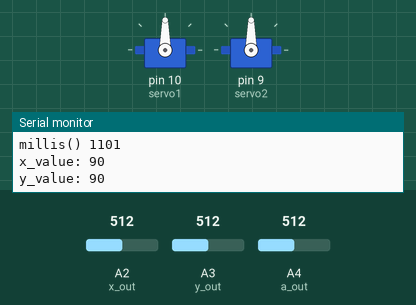
The sketch below on a simulated Arduino Uno, built with avr-gcc and run on an emulated ATmega328P. On the bench: 2 × servo, the last lines printed to the serial monitor. The test bench sets the inputs (shaded band); at power-on: A2 (x_out) = 512, A3 (y_out) = 512, A4 (a_out) = 512.

Above: at 1.2 s.
1.3 s: A2 (x_out) set to 716
At 2.5 s:
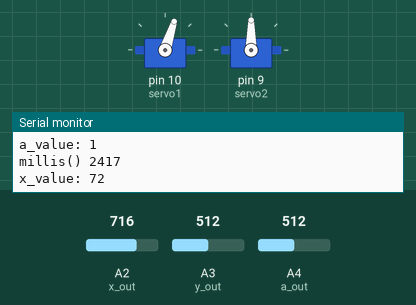
2.8 s: A3 (y_out) set to 716
At 3.4 s:
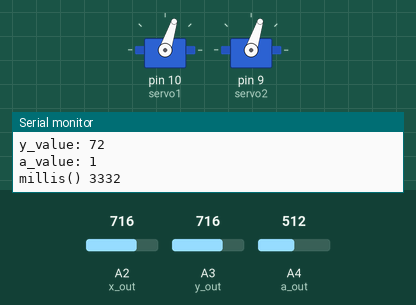
4.3 s: A2 (x_out) set to 415
At 5.2 s:
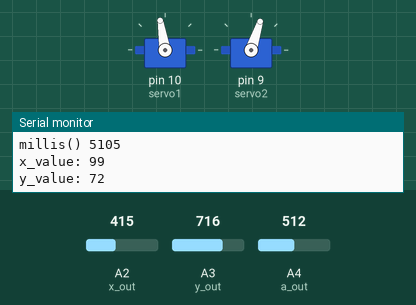
5.8 s: A2 (x_out) set to 392
At 7.0 s:
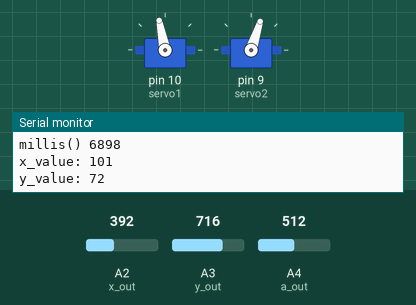
7.3 s: A3 (y_out) set to 424
At 8.5 s:
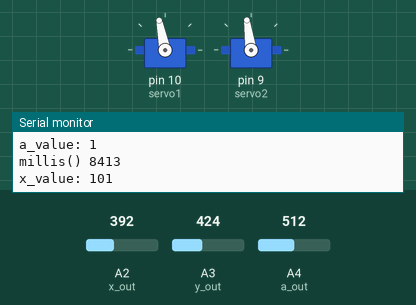
8.8 s: A3 (y_out) set to 389
At 9.2 s:
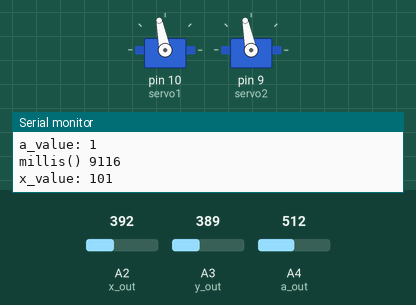
Timing chart, 0 to 11.3 s (numbered marks = the images above; inputs shaded):
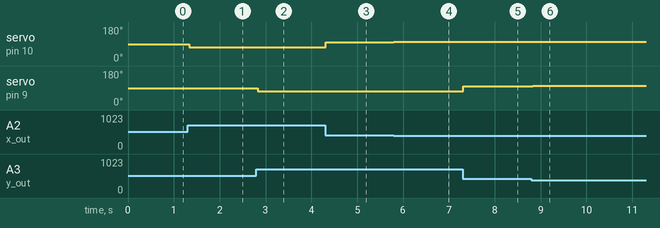

The sketch:

joystick.ino
```cpp
#include <Servo.h>

Servo servo1;
Servo servo2;

uint8_t x_out = A2;
uint8_t y_out = A3;
uint8_t a_out = A4;

int joystick_power = 5;
int potentiometer_power = 4;
int x_servo; int y_servo; int a_stepper;
int x_value; int y_value; int a_value;

void setup() {
 Serial.begin(9600);
 pinMode(joystick_power, OUTPUT);
 pinMode(potentiometer_power, OUTPUT);
 digitalWrite(joystick_power, HIGH);
 digitalWrite(potentiometer_power, HIGH);

 servo1.attach(10,1000,2000); servo2.attach(9,1000,2000);

}

void loop() {
 x_value = analogRead(x_out);
 y_value = analogRead(y_out);
 a_value = analogRead(a_out);

 x_servo = map(x_value,0,1016,135,45);
 y_servo = map(y_value,0,1016,135,45);
 a_stepper = map(a_value,0,1021,-400,400);

 servo1.write(x_servo); servo2.write(y_servo);

 Serial.print("x_value: "); Serial.println(x_servo);
 Serial.print("y_value: "); Serial.println(y_servo);
 Serial.print("a_value: "); Serial.println(a_stepper);
 Serial.print("millis() "); Serial.println(millis());
 Serial.println("");

 //delay(2000);
}
```

Measured:
- after the input at 1.3 s, servo on pin 10 (servo1): 90° → 72° at once
- after the input at 2.8 s, servo on pin 9 (servo2): 90° → 72° at once
- after the input at 4.3 s, servo on pin 10 (servo1): 72° → 99° at once
- after the input at 5.8 s, servo on pin 10 (servo1): 99° → 101° at once
- after the input at 7.3 s, servo on pin 9 (servo2): 72° → 98° at once
- after the input at 8.8 s, servo on pin 9 (servo2): 98° → 101° at once
